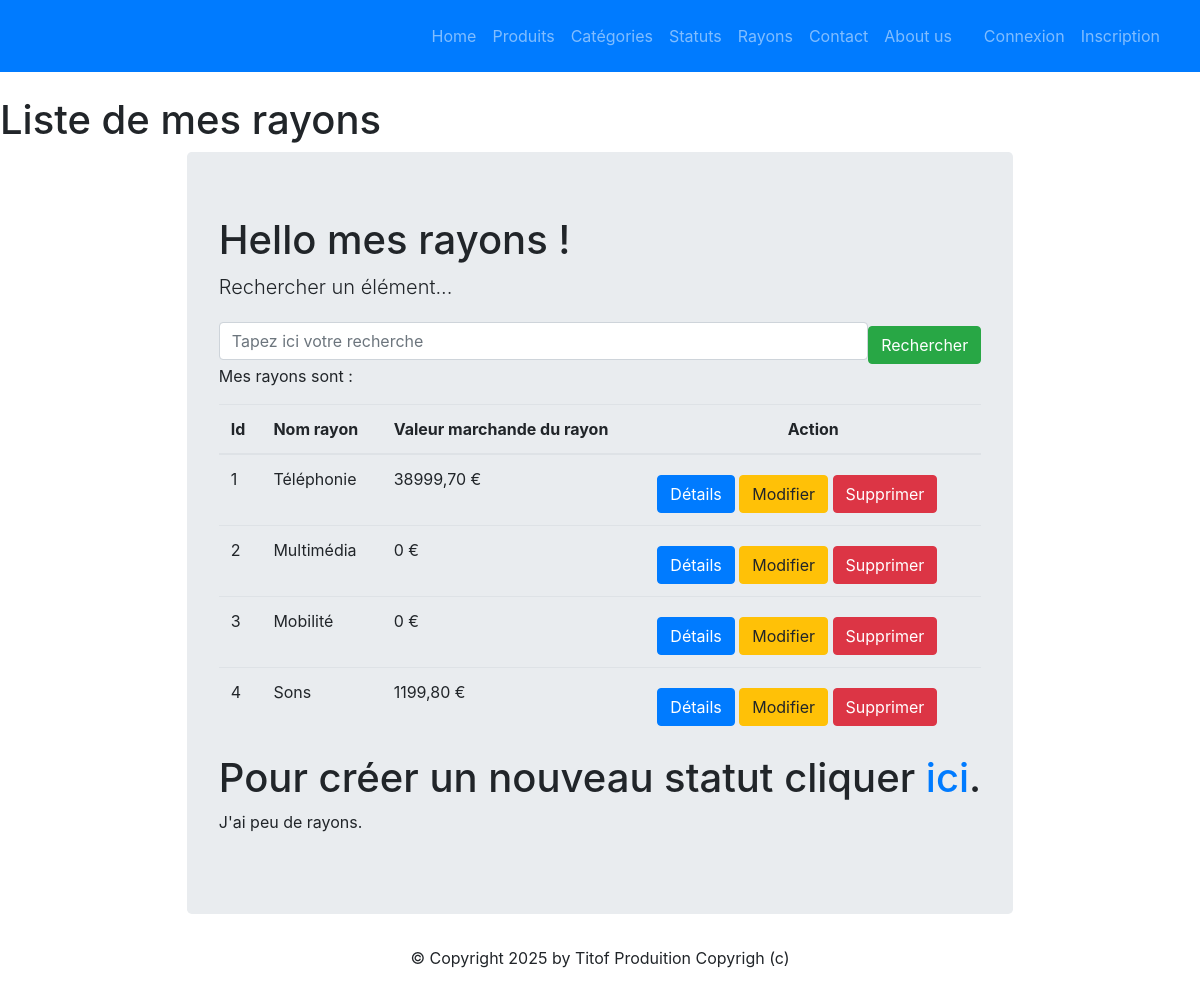
/monApp/rayons/, run on an earlier commit of the app's database.
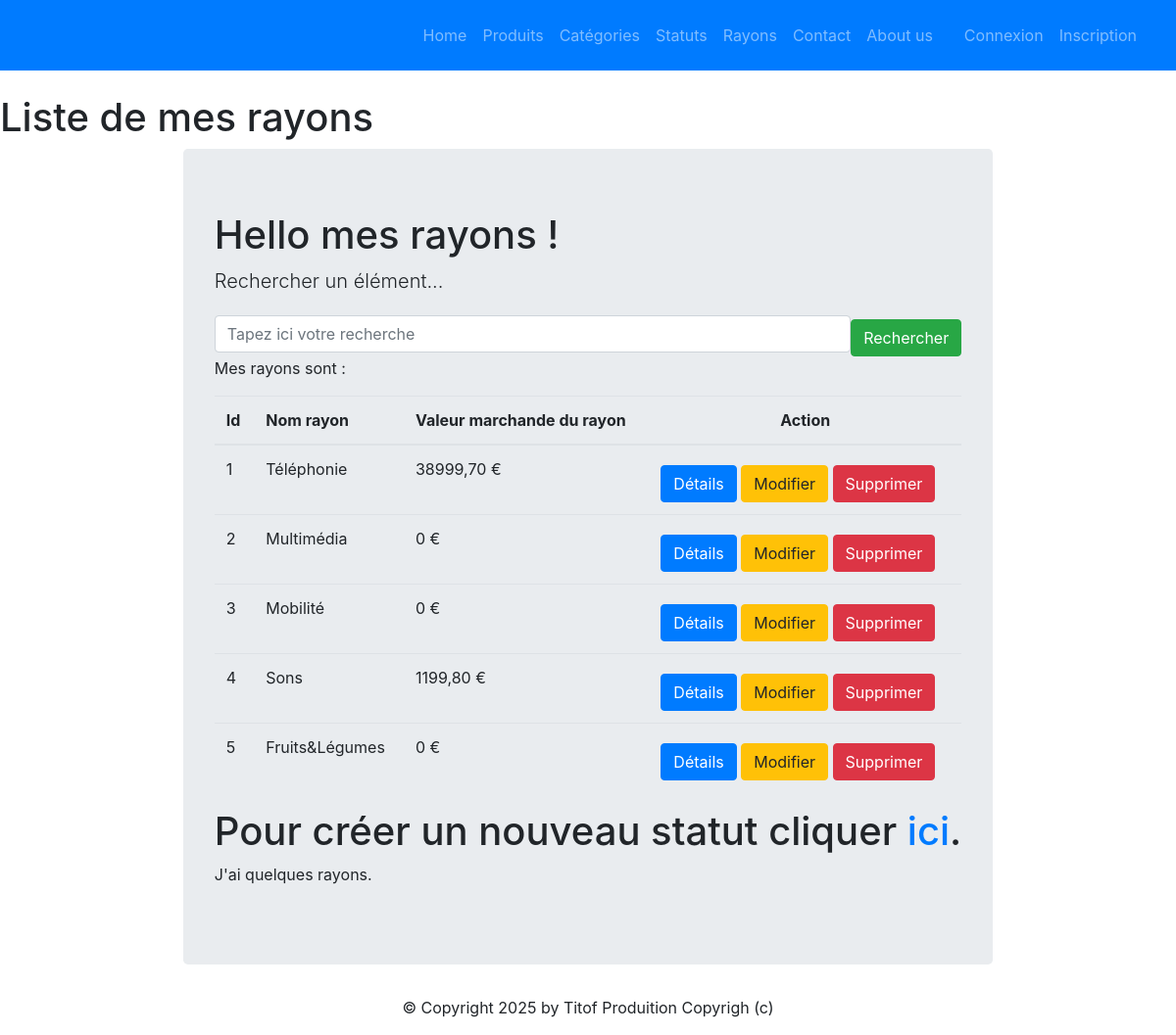
And on a later commit of the database.
### monApp/models.py (models this page shows, shortened)
class Rayon(models.Model):
    idRayon = models.AutoField(primary_key=True)
    nomRayon = models.CharField(max_length=100)

### monApp/views.py (the view)
# urls.py: path("rayons/", views.RayonListView.as_view(), name="lst_rayons"),
class RayonListView(ListView):
    model = Rayon
    template_name = "monApp/list_rayons.html"
    context_object_name = "rayons"
    def get_queryset(self):
        query = self.request.GET.get('search')
        if query:
            return Rayon.objects.filter(nomRayon__icontains=query).prefetch_related(
        Prefetch("contenir_rayon", queryset=Contenir.objects.select_related("produit")))
        return Rayon.objects.prefetch_related(
        Prefetch("contenir_rayon", queryset=Contenir.objects.select_related("produit")))
    def get_context_data(self, **kwargs):
        context = super(RayonListView, self).get_context_data(**kwargs)
        context['titremenu'] = "Liste de mes rayons"
        ryns_dt = []
        for rayon in context['object_list']:
            total = 0
            for contenir in rayon.contenir_rayon.all():
                total += contenir.produit.prixUnitaireProd * contenir.Qte
            ryns_dt.append({'rayon': rayon,'total_stock': total})
        context['ryns_dt'] = ryns_dt
        return context

### monApp/templates/monApp/list_rayons.html (shortened to what this page needs)
{% extends 'monApp/base.html' %}
{% block menu %}
    <h1>{{ titremenu }}</h1>
{% endblock %}
{% block contenu %}
    <h1>Hello mes rayons !</h1>
    <p class="lead mb-3 ml-0">Rechercher un élément...</p>
    <form style="display: flex; align-items: center;" method="GET" action="">
        <input class="form-control" type="text" name="search" placeholder="Tapez ici votre recherche" value="{{ request.GET.search }}">
        <button type="submit" class="btn btn-success mt-2">Rechercher</button>
    </form>
    <p>Mes rayons sont :</p>
    <table class="table">
        <thead>
            <th>Id</th>
            <th>Nom rayon</th>
            <th>Valeur marchande du rayon</th>
            <th colspan="3" style="text-align: center;">Action</th>
        </thead>
        <tbody>
            {% for data in ryns_dt %}
            <tr>
                <td>{{ data.rayon.idRayon }}</td>
                <td>{{ data.rayon.nomRayon }} </td>
                <td>{{ data.total_stock }} €</td>
                <td>
                    <a href="{% url 'dtl_rayon' data.rayon.idRayon %}" class="btn btn-primary mt-2">Détails</a>
                    <a href="{% url 'rayon-chng' data.rayon.idRayon %}" class="btn btn-warning mt-2">Modifier</a>
                    <a href="{% url 'dlt-rayon' data.rayon.idRayon %}" class="btn btn-danger mt-2">Supprimer</a>
                </td>
            </tr>
            {% endfor %}
        </tbody>
    </table>
    <h1>Pour créer un nouveau statut cliquer <a href="{% url 'crt-rayon' %}">ici</a>.</h1>
    <p>
        J'ai
        {% if rayons|length < 5 %}
            peu de
        {% elif rayons|length < 10 %}
            quelques
        {% else %}
            beaucoup de
        {% endif %}
            rayons.
    </p>
{% endblock %}

What changed in the data, as far as the page shows it:
added Rayon: rayon.idRayon "5", rayon.nomRayon "Fruits&Légumes", total_stock "0"
Also different on the page:
text no longer shown: "peu de"
text now shown: "quelques"
